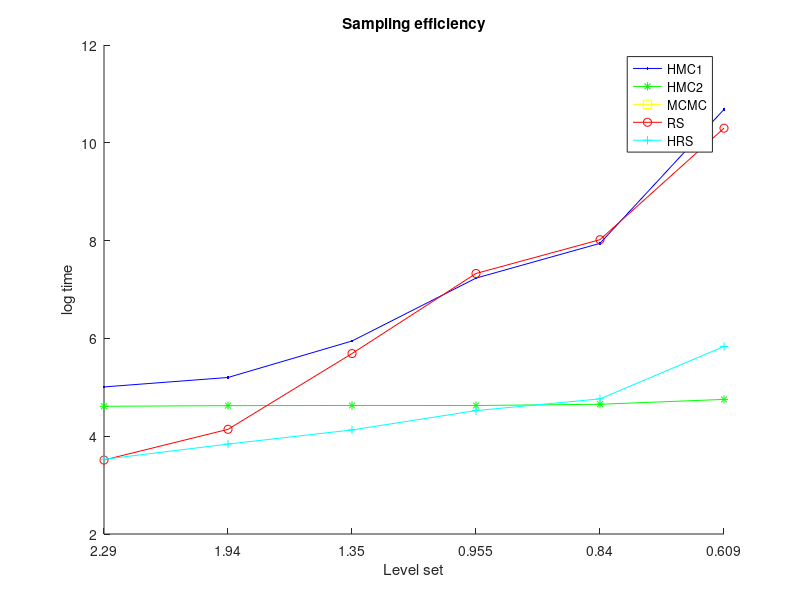

MATLAB code to generate this figure:
load('testtime')

testtimelvlhmc1=log(testtimelvlhmc1)
testtimelvlhmc2=log(testtimelvlhmc2)
testtimelvlmcmc=log(testtimelvlmcmc)
testtimelvlrs=log(testtimelvlrs)
testtimelvlhrs=log(testtimelvlhrs)

figure;
hold on;
X = 1:1:6
mean_hmc1 = mean(testtimelvlhmc1')
mean_hmc2 = mean(testtimelvlhmc2')
mean_mcmc = mean(testtimelvlmcmc')
mean_rs = mean(testtimelvlrs')
mean_hrs = mean(testtimelvlhrs')
plot(X,mean_hmc1,'b.-')
%boxplot(testtimelvlhmc1', 'Notch', 'on', 'Labels', {100, 200, 500, 1000, 3000, 5000},'Colors','b')
plot(X,mean_hmc2,'g*-')
%boxplot(testtimelvlhmc2', 'Notch', 'on', 'Labels', {100, 200, 500, 1000, 3000, 5000},'Colors','g')
plot(X,mean_mcmc,'ys-')
%boxplot(testtimelvlmcmc', 'Notch', 'on', 'Labels', {100, 200, 500, 1000, 3000, 5000},'Colors','y')
plot(X,mean_rs,'ro-')
%boxplot(testtimelvlrs', 'Notch', 'on', 'Labels', {100, 200, 500, 1000, 3000, 5000},'Colors','r')
plot(X,mean_hrs,'c+-')
%boxplot(testtimelvlhrs', 'Notch', 'on', 'Labels', {100, 200, 500, 1000, 3000, 5000},'Colors','c')
legend('HMC1','HMC2','MCMC','RS','HRS')

set(gca, 'XTick', 1:6, 'XTickLabel', {'2.29', '1.94', '1.35', '0.955', '0.84', '0.609'})
xlabel('Level set')
ylabel('log time')
title('Sampling efficiency')
hold off;